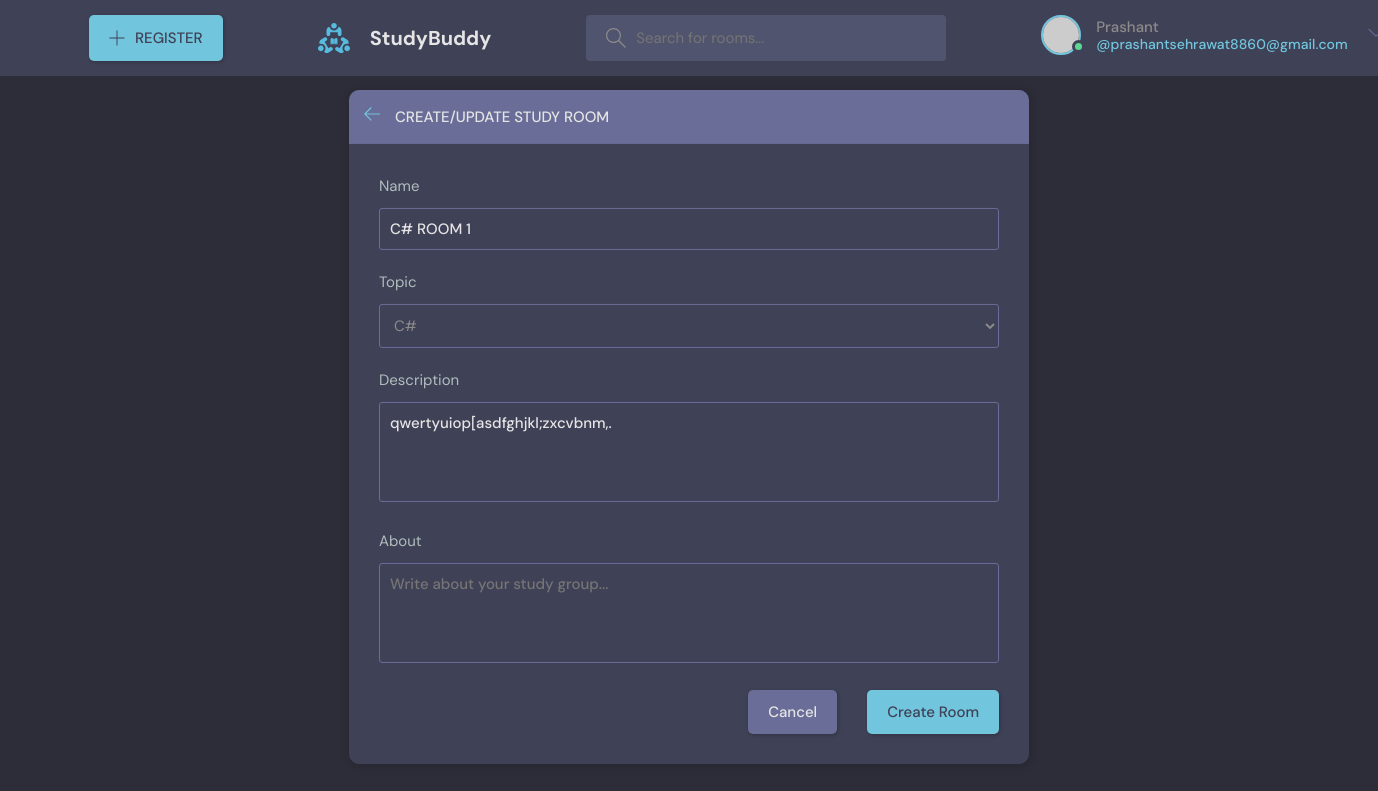
Page /update_room/15 (signed in) on the committed database.
### base/models.py (models this page shows, shortened)
class Room(models.Model):
    host=models.ForeignKey(User,on_delete=models.SET_NULL , null=True)
    name=models.CharField(max_length=20)
    topic=models.ForeignKey(Topic ,on_delete=models.CASCADE,null=True)
    participant=models.ManyToManyField(User , related_name="participant")
    description=models.TextField(null=True,blank=True)
    created_at=models.DateTimeField(auto_now_add=True)
    updated_at=models.DateTimeField(auto_now=True)
    class Meta:
        ordering=['-updated_at','created_at']

### base/views.py (the view)
# urls.py: path('update_room/<str:pk>',UpdateRoom,name="Update-Room"),
@login_required(login_url='User-login')
def UpdateRoom(request,pk):
    room=Room.objects.get(id=pk)
    form=CreateRoomForm(instance=room)
    if request.method == "POST":
     form=CreateRoomForm(request.POST,instance=room)
     if form.is_valid():
        form.save()
        return redirect("/")
    context={'form':form}
    return render(request,"base/room_form.html",context)

### base/form.py
class CreateRoomForm(forms.ModelForm):
    class Meta:
        model=Room
        fields="__all__"
        exclude=['host','participant']

### base/models.py (called while the page is built)
    def __str__(self):
        return self.name

### base/templates/base/room_form.html (shortened to what this page needs)
{% extends 'main.html' %}
{% block content %}
  <main class="create-room layout">
    <div class="container">
      <div class="layout__box">
        <div class="layout__boxHeader">
          <div class="layout__boxTitle">
            <a href="{% url 'home' %}">
              <svg version="1.1" xmlns="http://www.w3.org/2000/svg" width="32" height="32" viewBox="0 0 32 32">
                <title>arrow-left</title>
                <path
                  d="M13.723 2.286l-13.723 13.714 13.719 13.714 1.616-1.611-10.96-10.96h27.625v-2.286h-27.625l10.965-10.965-1.616-1.607z">
                </path>
              </svg>
            </a>
            <h3>Create/Update Study Room</h3>
          </div>
        </div>
        <div class="layout__body">
          <form  method="POST" action="" class="post-form">
            {% for field in form %}
            <div class="form__group">
              <label for="room_name">{{field.label}}</label>
              {{field}}
            </div>
            {% endfor %}
            <div class="form__group">
              <label for="room_about">About</label>
              <textarea name="room_about" id="room_about" placeholder="Write about your study group..."></textarea>
            </div>
            <div class="form__action">
              <a class="btn btn--dark" href="{% url 'home' %}">Cancel</a>
              <button class="btn btn--main" type="submit">Create Room</button>
            </div>
          </form>
        </div>
      </div>
    </div>
{% endblock %}

### templates/navbar.html (shortened to what this page needs)
{% load static %}
<header class="header header--loggedIn">
    <div class="container">
      <a class="btn btn--main" href="{% url 'User-register' %}">
        <svg version="1.1" xmlns="http://www.w3.org/2000/svg" width="32" height="32" viewBox="0 0 32 32">
          <title>Register</title>
          <path
            d="M16.943 0.943h-1.885v14.115h-14.115v1.885h14.115v14.115h1.885v-14.115h14.115v-1.885h-14.115v-14.115z"
          ></path>
        </svg>
        REGISTER
      </a>
      <a href="{% url 'home' %}" class="header__logo">
        <img src="{% static 'images/logo.svg' %}" />
        <h1>StudyBuddy</h1>
      </a>
      <form class="header__search" method="GET" action="{% url 'home' %}">
        <label>
          <input name="q" type="text" placeholder="Search for rooms..." />
        </label>
      </form>
      <nav class="header__menu">
    {% if request.user.is_authenticated %}
        <div class="header__user">
          <a href="{% url 'User-Profile' user.id %}">
            <div class="avatar avatar--medium active">
              <img src="https://randomuser.me/api/portraits/men/37.jpg" />
            </div>
            <p>{{request.user}} <span>@{{request.user.email}}</span></p>
          </a>
          <button class="dropdown-button">
            <svg version="1.1" xmlns="http://www.w3.org/2000/svg" width="32" height="32" viewBox="0 0 32 32">
              <title>chevron-down</title>
              <path d="M16 21l-13-13h-3l16 16 16-16h-3l-13 13z"></path>
            </svg>
          </button>
        </div>
        {% else %}
         <a href="{% url 'User-login' %}">
          <img src="{% static 'images/avatar.svg' %}"/>
          <p>Login</p>
        </a>
        {% endif %}
      </nav>
    </div>
  </header>

### rows in the picture
Room: form "C# ROOM 1" "C#" "qwertyuiop[asdfghjkl;zxcvbnm,."

### other values in the picture
{{ request.user }} "Prashant"
{{ request.user.email }} "prashantsehrawat8860@gmail.com"
{{ field.label }} "Name" "Topic" "Description"
